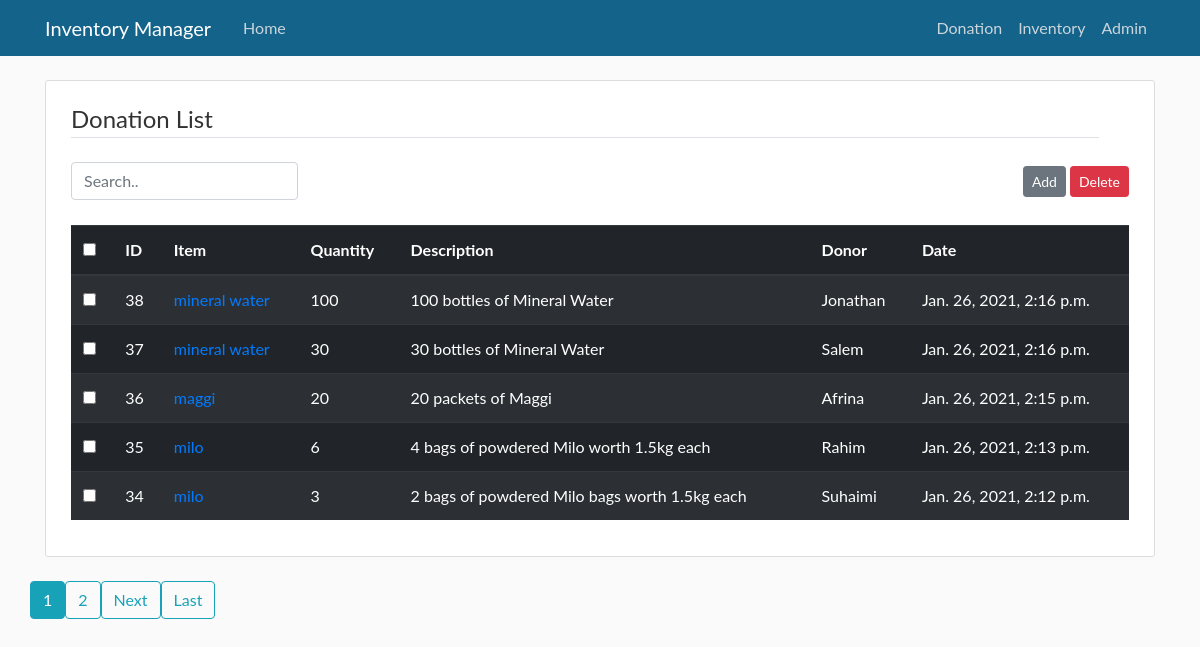
Before: / with the older database file.
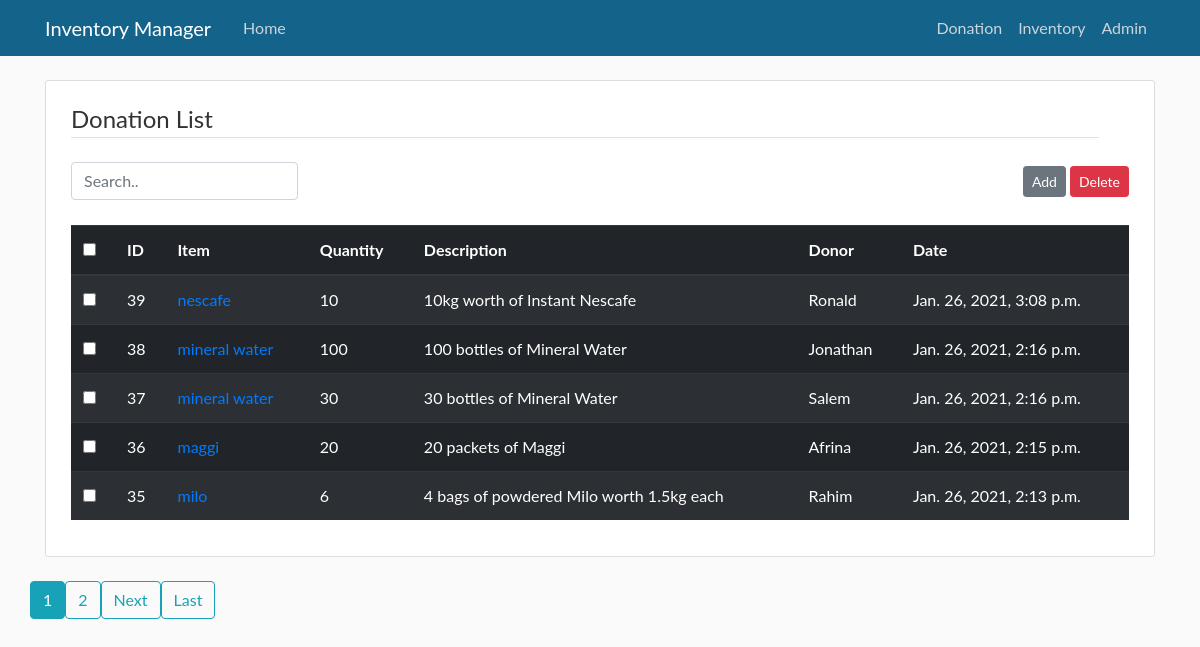
After: the same page with the newer database file.
### im/models.py (models this page shows, shortened)
class Donation(models.Model):
    item = models.CharField(max_length=50)
    quantity = models.IntegerField(default=0)
    description = models.TextField()
    date_donated = models.DateTimeField(default=timezone.now)
    donor = models.CharField(max_length=50)

### im/views.py (the view)
# urls.py: path('', DonationListView.as_view(), name='im-home'),
class DonationListView(ListView):
    model = Donation
    template_name = 'im/donation_list.html'
    context_object_name = 'donations'
    ordering = ['-pk']
    paginate_by=5

### im/templates/im/donation_list.html (shortened to what this page needs)
{% extends "im/base.html" %}
{% load static %}
{% block content %}
<div class="content-section mb-4">
  <legend class="border-bottom row mb-4">
      Donation List
  </legend>
  <div class="row">
    <div class="mr-auto">
      <input type="text" class="form-control" id="searchFieldUser" placeholder="Search..">
    </div>
    <div>
      <a class="btn btn-secondary btn-sm mt-1 mb-1" href="{% url 'donate' %}">Add</a>
      <button type="submit" id="delete_btn" class="btn btn-danger btn-sm mt-1 mb-1">Delete</button>
    </div>
  </div>
  <div class="app-table row">
    <table class="table table-dark table-striped mt-4">
      <thead class="thead-dark">
        <tr>
          <th scope="col"><input type="checkbox" onchange="checkAll(this)"> </th>
          <th scope="col">ID</th>
          <th scope="col">Item</th>
          <th scope="col">Quantity</th>
          <th scope="col">Description</th>
          <th scope="col">Donor</th>
          <th scope="col">Date</th>
        </tr>
      </thead>
      <tbody>
        {% for donation in donations %}
            <tr id="{{donation.pk}}">
              <td><input type="checkbox" name="checkbox" value="{{donation.pk}}" id="checkbox"></td>
              <td>{{donation.pk}}</td>
              <td><a href="#">{{donation.item}}</a></td>
              <td>{{donation.quantity}}</td>
              <td>{{donation.description}}</td>
              <td>{{donation.donor}}</td>
              <td>{{donation.date_donated}}</td>
            </tr>
        {% endfor %}
      </tbody>
    </table>
  </div>
</div>
  <div class="pagination-container row">
    {% if is_paginated %}
      {% for num in page_obj.paginator.page_range %}
          {% if page_obj.number == num %}
              <a class="btn btn-info mb-4" href="?page={{ num }}">{{ num }}</a>
          {% elif num > page_obj.number|add:'-3' and num < page_obj.number|add:'3' %}
              <a class="btn btn-outline-info mb-4" href="?page={{ num }}">{{ num }}</a>
          {% endif %}
      {%  endfor %}
      {% if page_obj.has_next %}
          <a class="btn btn-outline-info mb-4" href="?page={{ page_obj.next_page_number }}">Next</a>
          <a class="btn btn-outline-info mb-4" href="?page={{ page_obj.paginator.num_pages }}">Last</a>
      {% endif %}
    {% endif %}
  </div>
{% endblock content %}

### im/templates/im/base.html (shortened to what this page needs)
{% load static %}
<!DOCTYPE html>
<html lang="en">
<head>
    <link rel="stylesheet" href="https://maxcdn.bootstrapcdn.com/bootstrap/4.0.0/css/bootstrap.min.css">
    <link rel="stylesheet" type="text/css" href="{% static 'im/css/main.css' %}">
</head>
<body>
    <header class="site-header">
        <nav class="navbar navbar-expand-md navbar-dark bg-im fixed-top">
            <div class="container">
                <a class="navbar-brand mr-4" href="{% url 'im-home' %}">Inventory Manager</a>
                <div class="collapse navbar-collapse" id="navbarToggle">
                    <div class="navbar-nav mr-auto">
                        <a class="nav-item nav-link" href="{% url 'im-home' %}">Home</a>
                    </div>
                    <div class="navbar-nav">
                        <a class="nav-item nav-link" href="{% url 'im-home' %}">Donation</a>
                        <a class="nav-item nav-link" href="{% url 'inventory-home' %}">Inventory</a>
                        <a class="nav-item nav-link" href="/admin/">Admin</a>
                    </div>
                </div>
            </div>
        </nav>
    </header>
    <main role="main" class="container">
        <div class="row">
            <div class="col-md-12">
                {% block content %}{% endblock %}
            </div>
        </div>
    </main>
</body>
</html>

### im/static/im/css/main.css (style rules this page uses)
body { background: #fafafa; color: #333333; margin-top: 5rem; font-family: "Lato", sans-serif; }
.content-section { background: #ffffff; padding: 20px 40px; border: 1px solid #dddddd; border-radius: 3px; margin-bottom: 20px; }
.bg-im { background-color: #14638a; }
.site-header .navbar-nav .nav-link { color: #cbd5db; }

Changed rows visible on the page:
no longer on this page (row unchanged): Donation: pk "34", item "milo", quantity "3", description "2 bags of powdered Milo bags worth 1.5kg each", donor "Suhaimi", date_donated "Jan. 26, 2021, 2:12 p.m."
added Donation: pk "39", item "nescafe", quantity "10", description "10kg worth of Instant Nescafe", donor "Ronald", date_donated "Jan. 26, 2021, 3:08 p.m."
